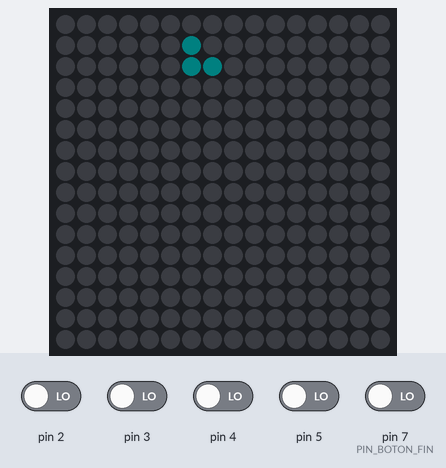
A sketch run on a simulated Arduino Uno, built with avr-gcc and run on an emulated ATmega328P. Parts: 16×16 RGB LED matrix (first LED top left, wired row by row). The test bench sets the inputs (shaded band); at power-on: pin 2–5, pin 7 (PIN_BOTON_FIN) LOW. Dim RGB values are drawn brighter than linear; random numbers use the default seed unless the sketch sets one.

Above: at 1.2 s.
1.3 s: pin 4 driven HIGH
At 2.95 s:
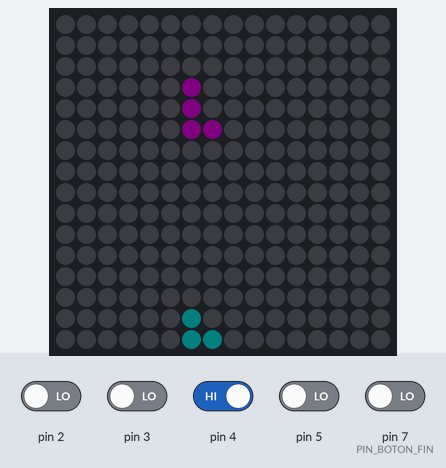
4.3 s: pin 2 driven HIGH
At 5.7 s:
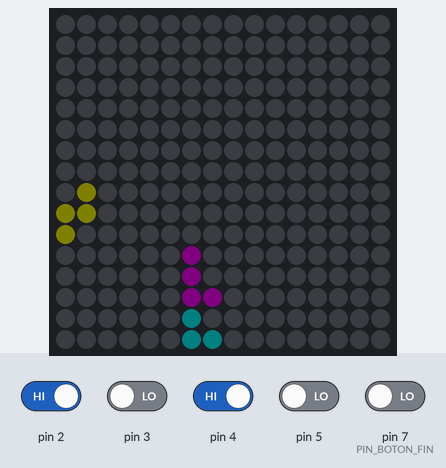
5.9 s: pin 2 driven LOW
At 6.99 s:
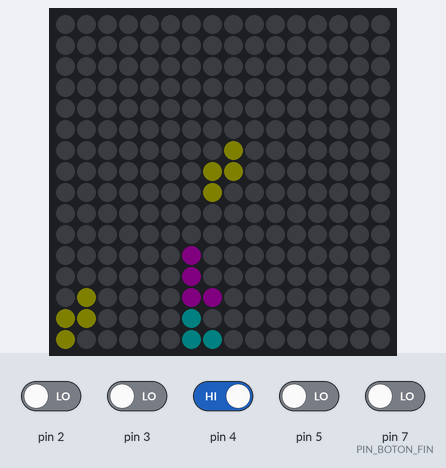
7.7 s: pin 3 driven HIGH
At 8.9 s:
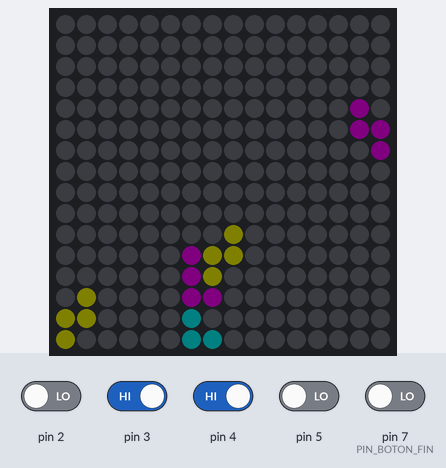
9.2 s: pin 3 driven LOW
At 10.03 s:
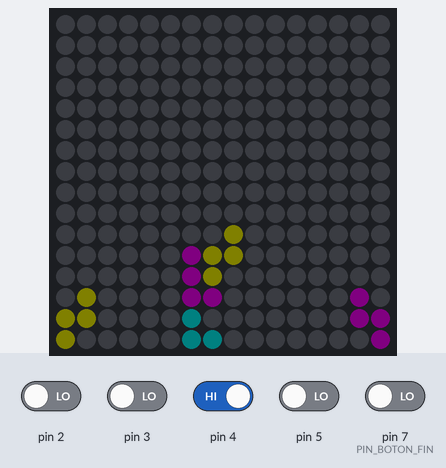
11.1 s: pin 4 driven LOW and pin 7 (PIN_BOTON_FIN) driven HIGH
At 13.8 s:
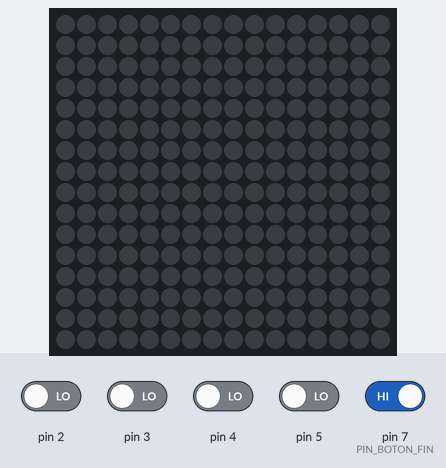

The sketch:

tetrisino.ino
```cpp
#include <Adafruit_NeoPixel.h>
#ifdef __AVR__
  #include <avr/power.h>
#endif
// PINES A USAR PARA LA INTERACCION CON EL JUEGO.
/*
#define PIN_BOTON_IZQ    2   // Definir bien que puertos
#define PIN_BOTON_DER   3   // son los que usare para
#define PIN_BOTON_ABAJO 4   // controlar el juego del
#define PIN_BOTON_ROTAR 5   // tetris.
*/
#define PIN_BOTON_FIN   7   // Para finalizar el juego.

//#define PIN_TIRA_LED  6   // Definir el pin para la salida de datos
//#define NUM_LEDS      256 // de la tira y su cantidad de leds.

// ***** VARIABLES GLOBALES PARA EL JUEGO ******************************

#define TABLERO_H 16    // Altura del tablero (filas)
#define TABLERO_W 16    // Ancho del tablero (columnas)

Adafruit_NeoPixel tiraled = Adafruit_NeoPixel(256, 6, NEO_GRB + NEO_KHZ800);

const uint32_t colores[6] = { tiraled.Color(255, 0, 255),    // magenta
                              tiraled.Color(255, 0, 255),    // rojo
                              tiraled.Color(0, 255, 0),      // verde
                              tiraled.Color(0, 0, 255),      // azul
                              tiraled.Color(255, 255, 0),    // amarillo
                              tiraled.Color(0, 255, 255) };  // rojo

//          0          1           2            3           4          5        6
enum {F_CUADRADO, F_LNORMAL, F_LINVERTIDA, F_ZNORMAL, F_ZINVERTIDA, F_PODIO, F_LARGA};

enum {M_IZQ, M_DER, M_ABAJO};

const int8_t formas_2x2[2][2] = { {1,0},
                                  {1,1} };

const int8_t formas_3x3[5][3][3] = {{ {1,0,0},
                                      {1,0,0},
                                      {1,1,0} },
                                    { {0,0,1},
                                      {0,0,1},
                                      {0,1,1} },
                                    { {0,0,1},
                                      {0,1,1},
                                      {0,1,0} },
                                    { {1,0,0},
                                      {1,1,0},
                                      {0,1,0} },
                                    { {0,1,0},
                                      {1,1,1},
                                      {0,0,0} }};

const int8_t formas_4x4[4][4] = { {0,0,0,0},
                                  {0,0,0,0},
                                  {1,1,1,1},
                                  {0,0,0,0} };

int8_t tablero[TABLERO_H][TABLERO_W];

int8_t led_color[TABLERO_H][TABLERO_W]; // para almacenar los colores de cada led.

int8_t figura_4x4[4][4];   // En estos arreglos (matrices) se almacenan
int8_t figura_3x3[3][3];   // las piezas para realizar las operaciones de
int8_t figura_2x2[2][2];   // movimiento y rotacion sobre estas.

int tipo_forma, tamano, pza_color;
int pieza_colocada, game_over;
int pos_x, pos_y, top_x;    // top_x es la posicion de la pieza que esta colocada mas arriba.
                            // que sirve como limite para hacer el recorrido de las filas
int opcion, mov_abajo;      // Para leer el teclado debe ser un entero, no char (en ncurses)

unsigned long tiempo_anterior, tiempo_limite = 1000, tiempo_espera; // en milisegundos

void setup()
{
    pinMode(2, INPUT);
    pinMode(3, INPUT);
    pinMode(4, INPUT);
    pinMode(5, INPUT);
    pinMode(PIN_BOTON_FIN,   INPUT);

    #if defined (__AVR_ATtiny85__)
        if (F_CPU == 16000000) clock_prescale_set(clock_div_1);
    #endif

    tiraled.begin();    // Inicializa tira led.
    tiraled.setBrightness(5); // Brillo de la tira led.
    tiraled.show(); // Inicializa todos los led apagandolos (off)

    randomSeed(millis());

    tiempo_anterior = millis();
    tiempo_espera = millis();

    pieza_colocada = 1, game_over = 0;
    opcion = 0;
    mov_abajo = 0;

    top_x = (int)TABLERO_H;

    inicializa_tablero();
}


void loop()
{
    if(opcion != 5 && !game_over)
    {
        if(pieza_colocada)
        {
            pos_x = 0; pos_y = (TABLERO_W / 2) - 2;

            selecciona_figura();
            asigna_figura();

            if(detecta_colision(pos_x, pos_y))
                game_over = 1;
            else
                pieza_colocada = 0;

            imprime_tablero();  // ¿Este no es necesario?
            imprime_figura();   // Aquí se llama a la funcion show()
        }

        if(!game_over)
        {
            // Se mueve hacia abajo automaticamente cada determinado tiempo.
            if(mov_abajo) opcion = 3; // <<<---------
            //else opcion = 0;
            else if( (millis() - tiempo_espera) > 100)
            {
                if(digitalRead(2))     opcion = 1;
                else if(digitalRead(3))     opcion = 2;
                else if(digitalRead(4))   opcion = 3;
                else if(digitalRead(5))   opcion = 4;
                else if(digitalRead(PIN_BOTON_FIN))     opcion = 5;

                tiempo_espera = millis();
            }

            switch(opcion)  // opcion sera el boton presionado
            {
                 case 4: // Rotación
                    if(!rotar_figura()) {
                        imprime_tablero(); // ¿Este no es necesario? <-----
                        imprime_figura();
                    }
                    break;

                case 1: // Izquierda
                    if(pos_y - 1 >= 0)
                        verifica_movimiento(M_IZQ);
                    else
                        movimiento_en_limites(M_IZQ);
                    break;

                case 2: // Derecha
                    if(pos_y + 1 <= TABLERO_W - tamano)
                        verifica_movimiento(M_DER);
                    else
                        movimiento_en_limites(M_DER);
                    break;

                case 3: // Abajo
                    if(pos_x + 1 <= TABLERO_H - tamano)
                        verifica_movimiento(M_ABAJO);
                    else
                        movimiento_en_limites(M_ABAJO);

                    if(pieza_colocada)
                    {
                        if (pos_x < top_x) top_x = pos_x;

                        coloca_figura_en_tablero();
                        verifica_linea_completa();
                    }
                    if(mov_abajo)
                        mov_abajo = 0;
                    break;

                case 5:
                    game_over = 1;
                    delay(2000);
                    tiraled.clear();
                    tiraled.show();
                    break;

                default:
                // No se hizo movimiento en el tiempo establecido, se desplaza hacia abajo.
                    if((millis() - tiempo_anterior) > tiempo_limite)
                    {
                        mov_abajo = 1;
                        tiempo_anterior = millis();
                    }
                    break;
            } // switch
            opcion = 0;
        } // el if de game over
    } // primer if( opcion != 5 && !game_over )
} // loop principal.


void movimiento_en_limites(int direccion)
{
    if(verifica_espacio(direccion))
    {
        if(!movimiento_interno(direccion))
        {
            imprime_tablero(); // Esta no creo que sea necesaria.
            imprime_figura();
        }
        else if(direccion == M_ABAJO) pieza_colocada = 1;
    }
    else if(direccion == M_ABAJO) pieza_colocada = 1;
}

int movimiento_interno(int direccion)
{
    int i, j, py, px, colision = 0;
    int matriz[tamano][tamano];

    switch(direccion)
    {
        case M_IZQ:
            for(i = 0; i < tamano; i++)
                for(j = 0; j < tamano ; j++)
                {
                    if(tipo_forma >= F_LNORMAL && tipo_forma <= F_PODIO)
                        matriz[i][j] = (j < tamano -1) ? figura_3x3[i][j+1] : 0;
                    else
                        matriz[i][j] = (j < tamano -1) ? figura_4x4[i][j+1] : 0;
                }
            break;

        case M_DER:
            for(i = 0; i < tamano; i++)
                for(j = tamano - 1; j >= 0; j--)
                {
                    if(tipo_forma >= F_LNORMAL && tipo_forma <= F_PODIO)
                        matriz[i][j] = (j > 0) ? figura_3x3[i][j-1] : 0;
                    else
                        matriz[i][j] = (j > 0)? figura_4x4[i][j-1] : 0;
                }
            break;

        case M_ABAJO:
            for(i = tamano - 1; i >= 0; i--)
                for(j = 0; j < tamano; j++)
                {
                    if(tipo_forma >= F_LNORMAL && tipo_forma <= F_PODIO)
                        matriz[i][j] = (i > 0 ? figura_3x3[i-1][j] : 0);
                    else
                        matriz[i][j] = (i > 0 ? figura_4x4[i-1][j] : 0);
                }
            break;
    }
    // Detectar la colisión de la figura (matriz) del movimiento.
    i = 0; px = pos_x;
    while(!colision && i < tamano) {
        py = pos_y; j = 0;
        while(!colision && j < tamano)
        {
            if(matriz[i][j] && tablero[px][py]) colision = 1;
            j++; py++;
        }
        i++; px++;
    }
    // Si no hay colision, se ajusta la pieza.
    if(!colision) {
        for(i = 0; i < tamano; i++)
            for(j = 0; j < tamano; j++)
            {
                if(tipo_forma == F_CUADRADO) figura_2x2[i][j] = matriz[i][j]; // Esta reasignación no es necesaria.
                else if(tipo_forma >= F_LNORMAL && tipo_forma <= F_PODIO) figura_3x3[i][j] = matriz[i][j];
                else figura_4x4[i][j] = matriz[i][j];
            }
    }
    return colision;
}

int verifica_espacio(int direccion)
{
    int k = 0, espacio = 1, aux;

    if(tipo_forma == F_CUADRADO) espacio = 0;
    else
    {
        if(direccion == M_IZQ || direccion == M_DER) aux = (direccion == M_DER ? tamano - 1 : 0);

        while(espacio && k < tamano)
        {
            if(tipo_forma >= F_LNORMAL && tipo_forma <= F_PODIO) {
                if(figura_3x3[direccion == M_ABAJO ? tamano - 1 : k][direccion == M_ABAJO ? k : aux]) espacio = 0; }
            else if(figura_4x4[direccion == M_ABAJO ? tamano - 1 : k][direccion == M_ABAJO ? k : aux]) espacio = 0;
            k++;
        }
    }
    return espacio;
}

void filtra_cima()
{
    int col, fila_vacia = 1;

    while(fila_vacia && top_x < TABLERO_H) {
        col = 0;
        while(fila_vacia && col < TABLERO_W)
        {
            if(tablero[top_x][col])
                fila_vacia = 0;
            col++;
        }
        if(fila_vacia)
            top_x = top_x + 1;
    }
}

void verifica_linea_completa()
{
    int i, j, px = pos_x, linea_completa;

    filtra_cima();

    for(i = 0; i < tamano; i++, px++)
    {
        linea_completa = 1;
        j = 0;
        while(linea_completa && j < TABLERO_W)
        {
            if(!tablero[px][j]) linea_completa = 0;
            j++;
        }
        if(linea_completa)
        {
            recorre_filas_abajo(px);
            top_x = top_x + 1;
        }
    }
}

void recorre_filas_abajo(int fila)
{
    int col, aux = 0;

    for(; fila >= top_x; fila--, aux++)
        for(col = 0; col < TABLERO_W; col++)
        {
            tablero[fila][col] = (fila > 0 || fila > top_x ? tablero[fila-1][col] : 0);
            led_color[fila][col] = (fila > 0 || fila > top_x ? led_color[fila-1][col] : 0);
        }
}

void verifica_movimiento(int direccion)
{
    int px = pos_x, py = pos_y;
    // detecta_colision(px, py)
    if(!detecta_colision(direccion == M_ABAJO ? px + 1 : px, direccion == M_IZQ ? py - 1: (direccion == M_DER ? py + 1 : py)))
    {
        if(direccion == M_IZQ || direccion == M_DER)
            pos_y = (direccion == M_IZQ ? py - 1 : py + 1);

        if(direccion == M_ABAJO)
            pos_x = px + 1; // o pox_x++;

        imprime_tablero(); // ¿?
        imprime_figura();
    }
    else if(direccion == M_ABAJO) pieza_colocada = 1;
}

int detecta_colision(int px, int py)
{
    int i = 0, j, y;
    int colision = 0;

    while(!colision && i < tamano)
    {
        y = py; j = 0;
        while(!colision && j < tamano)
        {
            if(tipo_forma == F_CUADRADO) colision = (figura_2x2[i][j] && tablero[px][y]);
            else if (tipo_forma >= F_LNORMAL && tipo_forma <= F_PODIO) colision = (figura_3x3[i][j] && tablero[px][y]);
            else colision = (figura_4x4[i][j] && tablero[px][y]);
            j++; y++;
        }
        i++; px++;
    }
    return colision;
}

void coloca_figura_en_tablero()
{
    int i, j, py, px;

    for(i = 0, px = pos_x; i < tamano; i++, px++)
        for(j = 0, py = pos_y; j < tamano; j++, py++)
        {
            if(tipo_forma == F_CUADRADO) {
                if(figura_2x2[i][j]) {
                    tablero[px][py] = figura_2x2[i][j];
                    led_color[px][py] = pza_color;
                }
            }
            else if (tipo_forma >= F_LNORMAL && tipo_forma <= F_PODIO) {
                if(figura_3x3[i][j]) {
                    tablero[px][py] = figura_3x3[i][j];
                    led_color[px][py] = pza_color;
                }
            }
            else if(figura_4x4[i][j]) {
                tablero[px][py] = figura_4x4[i][j];
                led_color[px][py] = pza_color;
            }
        }
}

int rotar_figura()
{
    int i, j, k, colision = 0, px = pos_x, py;
    int aux[tamano][tamano]; // Matriz auxiliar para guardar la rotacion.

    for(i = 0, k = tamano - 1; i < tamano, k >= 0; i++, k--)
        for(j = 0; j < tamano; j++)
        {
            if(tipo_forma == F_CUADRADO) aux[j][k] = figura_2x2[i][j]; // Esta no es necesaria a menos que se agregen mas figuras de 2x2.
            else if(tipo_forma >= F_LNORMAL && tipo_forma <= F_PODIO) aux[j][k] = figura_3x3[i][j];
            else aux[j][k] = figura_4x4[i][j];
        }
    // Se verfica que al momento de querer girar la pieza no haya colision.
    i = 0;
    while(!colision && i < tamano) {
        py = pos_y; j = 0;
        while(!colision && j < tamano)
        {
            if(aux[i][j] && tablero[px][py]) colision = 1;
            j++; py++;
        }
        i++; px++;
    }
    // Si no hay colision gira la pieza y se debe imprimir en la pantalla (en el ciclo main)
    if(!colision)
        for(i = 0; i < tamano; i++)
            for(j = 0; j < tamano; j++)
            {
                if(tipo_forma == F_CUADRADO) figura_2x2[i][j] = aux[i][j]; // Esta reasignación no es necesaria.
                else if(tipo_forma >= F_LNORMAL && tipo_forma <= F_PODIO) figura_3x3[i][j] = aux[i][j];
                else figura_4x4[i][j] = aux[i][j];
            }
    return colision;
}

void imprime_tablero()
{
    int fila, col;
    int8_t color_index; // Esta variable no es tan necesaria.

    tiraled.clear();
    for(fila = 0; fila < TABLERO_H; fila++)
        for(col = 0; col < TABLERO_W; col++)
            if(tablero[fila][col])
            {
                color_index = led_color[fila][col];
                tiraled.setPixelColor(fila*TABLERO_H+col, colores[color_index]);
            }
    tiraled.show();
    //delay(20);
}

void imprime_figura()
{
    int i, j, py, px = pos_x;

    for(i = 0; i < tamano; i++, px++)
    {
        py = pos_y;
        for (j = 0; j < tamano; j++, py++)
        {
            if(tipo_forma == F_CUADRADO){ // Esto así puede quedar en un solo if con ?.
                if(figura_2x2[i][j]) tiraled.setPixelColor(px*TABLERO_H+py, colores[pza_color]);
            }
            else if (tipo_forma >= F_LNORMAL && tipo_forma <= F_PODIO) {
                if(figura_3x3[i][j]) tiraled.setPixelColor(px*TABLERO_H+py, colores[pza_color]);
            }
            else if(figura_4x4[i][j]) tiraled.setPixelColor(px*TABLERO_H+py, colores[pza_color]);
        }
    }
    tiraled.show(); // Se actualiza todo.
    delay(20);
}


void inicializa_tablero()
{
    int fila, col;

    for(fila = 0; fila < TABLERO_H; fila++)
        for(col = 0; col < TABLERO_W; col++)
        {
            tablero[fila][col] = 0;
            led_color[fila][col] = 0;
        }
}

void asigna_figura()
{
    int i, j;

    for(i = 0; i < tamano; i++)
        for (j = 0; j < tamano; j++)
        {
            if(tipo_forma == F_CUADRADO) figura_2x2[i][j] = formas_2x2[i][j];
            else if (tipo_forma >= F_LNORMAL && tipo_forma <= F_PODIO) figura_3x3[i][j] = formas_3x3[tipo_forma-1][i][j];
            else figura_4x4[i][j] = formas_4x4[i][j];
        }
}

void selecciona_figura()
{
    tipo_forma = random(0, 7);
    pza_color = random(0, 6);

    if(tipo_forma == F_CUADRADO) tamano = 2;
    else if (tipo_forma >= F_LNORMAL && tipo_forma <= F_PODIO) tamano = 3;
    else tamano = 4;
}
```

Measured:
- what the display in image 4 shows lasts 0.7 s, from 8.4 s to 9.1 s
